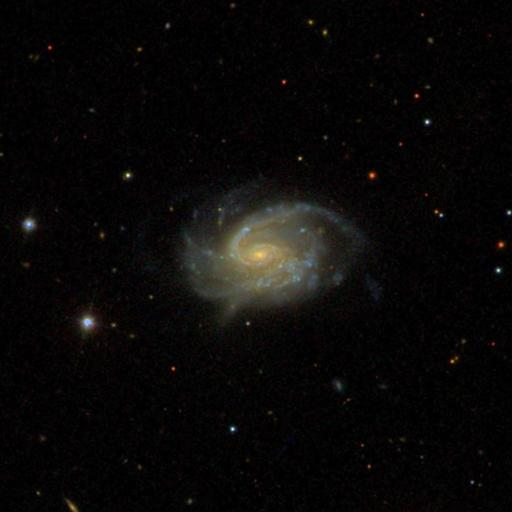
#> input picture galaxies/pgc1844_d25x2_rot_gri.sdss.jpg, 512 x 512 px, given in place of pgc218_d25x2_rot_gri.sdss.jpg, which was not available
$ jupyter execute --allow-errors Data_Preparation_RGB.ipynb   (shell and % lines are left out)   (older library calls are emulated)   (text cells are left out)
#> lines starting #> are read from the running program, lines starting #| are printed output that depends on the picture; pictures that were not available may be replaced by others from this repository, and a replacement may not be noted
[cell 1]
import sys
import os
import subprocess
import glob
from math import *
import numpy as np
from datetime import *
from pylab import *
import matplotlib as mpl
from matplotlib.widgets import Slider, Button, RadioButtons
import matplotlib.pyplot as plt
from astropy.table import Table, Column
from mpl_toolkits.axes_grid1 import make_axes_locatable
from optparse import OptionParser
from PIL import Image#, ImageTk
from subprocess import Popen, PIPE
import matplotlib.patches as patches
import scipy.misc as scimisc
import scipy.ndimage

[cell 2]
img = Image.open('../galaxies/pgc218_d25x2_rot_gri.sdss.jpg')
#> img is the input picture: PIL image 512x512 RGB; mean R, G, B 9.7, 8.6, 7.9

# img_rot = scipy.ndimage.rotate(img, -90)

plt.imshow(img)

[cell 3]
img_rot = scipy.ndimage.rotate(img, -45)
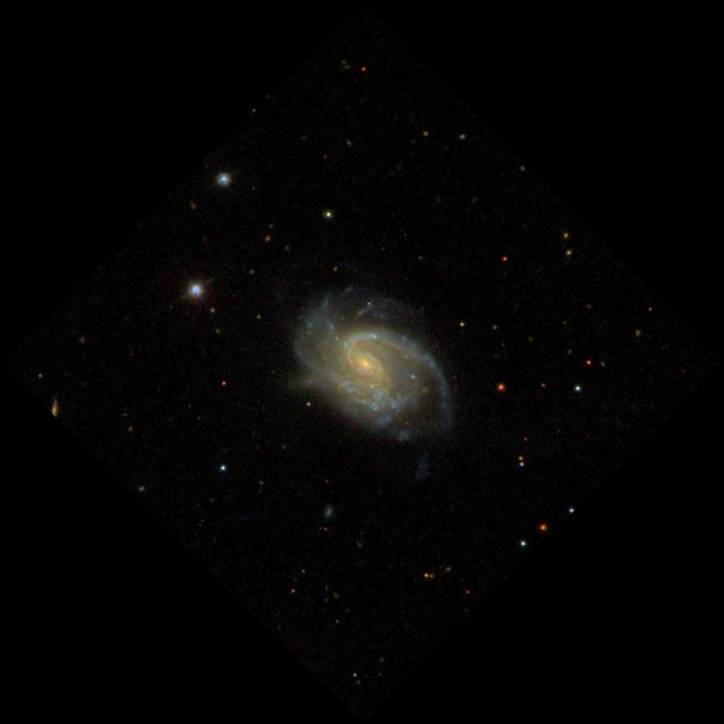
#> img_rot: shape (724, 724, 3); mean R, G, B 4.8, 4.3, 3.9

np.mean(np.asarray(img_rot), axis=2).shape
#> Out = (724, 724)

[cell 4]
plt.imshow(np.mean(np.asarray(img_rot), axis=2))
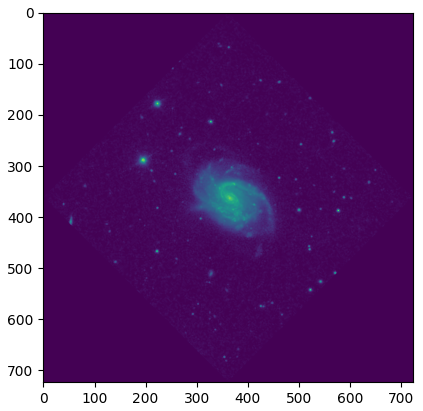
#> figure drawn by matplotlib, 1 panel

[cell 5]
img_tmp = np.asarray(img_rot)
img_rot = np.zeros((128, 128, 3))
img_tmp.shape
#> Out = (724, 724, 3)

[cell 6]
# [49 lines left out: functions p_append, median_param, not called in this run]

[cell 7]
inFile = 'EDD_distance_cf4_v27.csv'
#> (the rest of this cell did not finish here and is left out)

[cell 8]
######################################
## This function allows to execute the OS commands
# [59 lines left out: functions xcmd, convertIMAGE, not called in this run]

[cell 9]
im_root = '../galaxies/'
#> (the rest of this cell did not finish here and is left out)

#> (a cell that did not finish here is left out)

[cell 11]
## labeling inclinations with numerical numbers
# [8 lines left out: function inc_class, not called in this run]

[cell 12]
files = glob.glob('128x128_RGB/*jpg')
N = 4*len(files)

images = np.zeros((N, 128, 128, 3), dtype=np.dtype('>i4'))

# firs index for pgcID -> labels[0][..]
# second index for the inclination class -> labels[1][..]
labels = np.zeros((2, N), dtype=np.dtype('>i4'))

#> (the rest of this cell did not finish here and is left out)

[cell 13]
i = 748
#> (the rest of this cell did not finish here and is left out)

[cell 14]
np.savez_compressed('data_128x128_RGB.npz', images=images, labels=labels)

[cell 15]
data = np.load('data_128x128_RGB.npz')
images_out = data['images']
labels_out = data['labels']
data.close()

[cell 16]
i = 748
#> (the rest of this cell did not finish here and is left out)

[cell 17]
img = Image.open('./galaxies/pgc50351_d25x2_rot_gri.sdss.jpg')
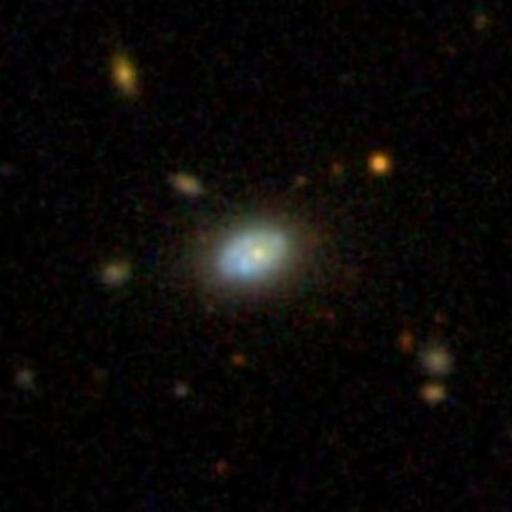
#> input picture galaxies/pgc2813_d25x2_rot_gri.sdss.jpg, 512 x 512 px, given in place of pgc50351_d25x2_rot_gri.sdss.jpg, which was not available
#> img is the input picture: PIL image 512x512 RGB; mean R, G, B 11, 9, 7.5

plt.imshow(img)
